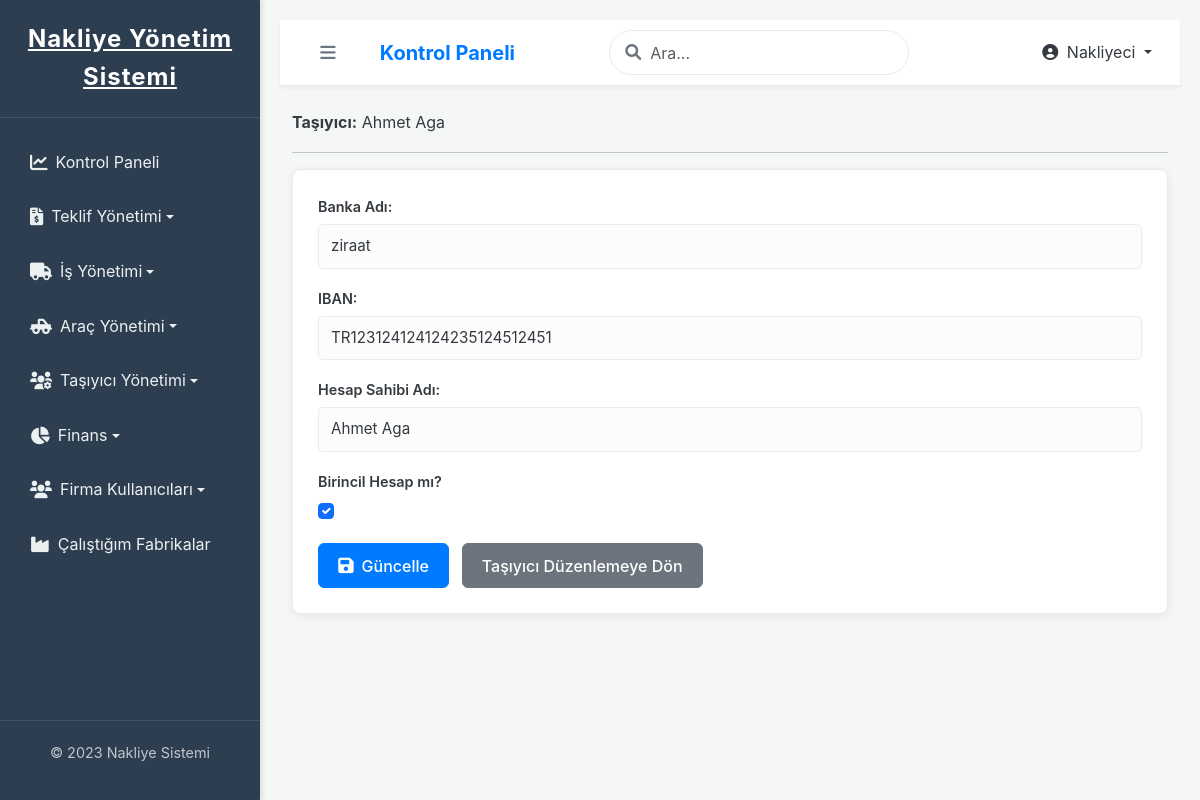
Page /nakliyeci/tasiyici/1/banka-hesabi/1/duzenle/ (signed in) on the committed database.
### ana_uygulama/models.py (models this page shows, shortened)
class CustomUser(AbstractUser):
    company = models.ForeignKey(Company, on_delete=models.SET_NULL, null=True, blank=True, verbose_name="Bağlı Olduğu Firma")
    class Meta:
        verbose_name = "Kullanıcı"
        verbose_name_plural = "Kullanıcılar"

class Carrier(models.Model):
    IDENTITY_DOCUMENT_CHOICES = [
        ('TCKN', 'T.C. Kimlik Numarası'),
        ('VERGI_NO', 'Vergi Kimlik Numarası'),
        ('PASAPORT', 'Pasaport Numarası'),
    ]
    managed_by_shipper = models.ForeignKey(
        'Company', # String olarak referans vermek sıralama sorunlarını azaltır
        on_delete=models.CASCADE, # Nakliyeci firma silinirse, yönettiği taşıyıcılar da silinir.
        limit_choices_to={'company_type': 'NAKLIYECI'}, # Sadece NAKLIYECI tipindeki şirketleri seçilebilir yap
        related_name='managed_carriers',
        verbose_name="Yöneten Nakliyeci Firma"
    )
    full_name = models.CharField(max_length=255, verbose_name="Adı Soyadı / Firma Ünvanı")
    phone = models.CharField(max_length=20, blank=True, null=True, verbose_name="Telefon Numarası")
    email = models.EmailField(blank=True, null=True, verbose_name="E-posta Adresi")
    address = models.TextField(blank=True, null=True, verbose_name="Adres")
    tax_id_number = models.CharField(max_length=20, blank=True, null=True, verbose_name="Vergi Numarası / TC Kimlik No")
    tax_plate_document = models.FileField(
        upload_to='carrier_documents/tax_plates/',
        blank=True,
        null=True,
        verbose_name="Vergi Levhası",
        validators=[FileExtensionValidator(allowed_extensions=['pdf', 'jpg', 'jpeg', 'png'])]
    )
    identity_document_type = models.CharField(
        max_length=10,
        choices=IDENTITY_DOCUMENT_CHOICES,
        default='TCKN',
        verbose_name="Kimlik Belgesi Tipi"
    )
    identity_document_number = models.CharField(max_length=50, blank=True, null=True, verbose_name="Kimlik Belgesi Numarası")
    identity_document_image = models.FileField(
        upload_to='carrier_documents/identity_documents/',
        blank=True,
        null=True,
        verbose_name="Kimlik Belgesi Görseli",
        validators=[FileExtensionValidator(allowed_extensions=['pdf', 'jpg', 'jpeg', 'png'])]
    )
    driving_license_number = models.CharField(max_length=50, blank=True, null=True, verbose_name="Ehliyet Numarası")
    license_expiry_date = models.DateField(blank=True, null=True, verbose_name="Ehliyet Geçerlilik Tarihi") # Ehliyetin son geçerlilik tarihi
    driving_license_image = models.FileField(
        upload_to='carrier_documents/driving_licenses/',
        blank=True,
        null=True,
        verbose_name="Ehliyet Görseli",
        validators=[FileExtensionValidator(allowed_extensions=['pdf', 'jpg', 'jpeg', 'png'])]
    )
    is_active = models.BooleanField(default=True, verbose_name="Aktif mi?")
    created_at = models.DateTimeField(auto_now_add=True)
    updated_at = models.DateTimeField(auto_now=True)
    class Meta:
        verbose_name = "Taşıyıcı (Araç Sahibi)"
        verbose_name_plural = "Taşıyıcılar (Araç Sahipleri)"
        ordering = ['full_name']

class BankAccount(models.Model):
    carrier = models.ForeignKey(
        Carrier,
        on_delete=models.CASCADE,
        related_name='bank_accounts',
        verbose_name="Taşıyıcı (Araç Sahibi)"
    )
    bank_name = models.CharField(max_length=100, verbose_name="Banka Adı")
    account_owner_name = models.CharField(max_length=255, verbose_name="Hesap Sahibi Adı")
    iban = models.CharField(max_length=34, unique=True, verbose_name="IBAN Numarası")
    is_primary = models.BooleanField(default=False, verbose_name="Birincil Hesap mı?") # Bir taşıyıcının birden fazla hesabı olabilir.
    created_at = models.DateTimeField(auto_now_add=True)
    updated_at = models.DateTimeField(auto_now=True)
    class Meta:
        verbose_name = "Banka Hesabı"
        verbose_name_plural = "Banka Hesapları"
        ordering = ['carrier', '-is_primary', 'bank_name']
        unique_together = [['carrier', 'iban']] # Bir taşıyıcı için IBAN tekil olmalı

### ana_uygulama/views.py (the view)
# urls.py: path('nakliyeci/tasiyici/<int:carrier_id>/banka-hesabi/<int:pk>/duzenle/', views.carrier_bank_account_edit_view, name='carrier_bank_account_edit_view'),
@login_required
def carrier_bank_account_edit_view(request, carrier_id, pk):
    if not request.user.company or request.user.company.company_type != 'NAKLIYECI':
        messages.error(request, "Yetkisiz erişim.")
        return redirect('ana_uygulama:dashboard')
    carrier = get_object_or_404(Carrier, id=carrier_id, managed_by_shipper=request.user.company)
    bank_account = get_object_or_404(BankAccount, pk=pk, carrier=carrier)
    if request.method == 'POST':
        form = BankAccountForm(request.POST, instance=bank_account, carrier_instance=carrier)
        if form.is_valid():
            form.save()
            messages.success(request, "Banka hesabı başarıyla güncellendi.")
            return redirect('ana_uygulama:carrier_detail_nakliyeci_view', pk=carrier.pk)
        else:
            messages.error(request, "Lütfen formdaki hataları düzeltin.")
    else:
        form = BankAccountForm(instance=bank_account, carrier_instance=carrier)
    context = {'form': form, 'carrier': carrier, 'bank_account': bank_account, 'page_title': "Banka Hesabını Düzenle"}
    return render(request, 'ana_uygulama/nakliyeci/bank_account_form.html', context)

### ana_uygulama/forms.py
class BankAccountForm(forms.ModelForm):
    class Meta:
        model = BankAccount
        fields = [
            'bank_name', 'iban', 'account_owner_name', 'is_primary'
        ]
        widgets = {
            'bank_name': forms.TextInput(attrs={'class': 'form-control'}),
            'iban': forms.TextInput(attrs={'class': 'form-control'}),
            'account_owner_name': forms.TextInput(attrs={'class': 'form-control'}),
            'is_primary': forms.CheckboxInput(attrs={'class': 'form-check-input'}),
        }
        labels = {
            'bank_name': 'Banka Adı',
            'iban': 'IBAN',
            'account_owner_name': 'Hesap Sahibi Adı',
            'is_primary': 'Birincil Hesap mı?',
        }
    def __init__(self, *args, **kwargs):
        carrier_instance = kwargs.pop('carrier_instance', None)
        super().__init__(*args, **kwargs)

### ana_uygulama/templates/ana_uygulama/nakliyeci/bank_account_form.html (shortened to what this page needs)
{% extends "base.html" %}
{% load static %}
{% block content %}
    <p><strong>Taşıyıcı:</strong> {{ carrier.full_name }}</p>
    <hr>
    <form method="post" novalidate>
        {{ form.as_p }}
        <div class="mt-3">
            <button type="submit" class="btn btn-primary">
                <i class="fas fa-save"></i> {% if bank_account %}Güncelle{% else %}Ekle{% endif %}
            </button>
            <a href="{% url 'ana_uygulama:carrier_update_nakliyeci_view' pk=carrier.id %}" class="btn btn-secondary ms-2">Taşıyıcı Düzenlemeye Dön</a>
        </div>
    </form>
{% endblock %}

### templates/base.html (shortened to what this page needs)
{% load static %}
<!DOCTYPE html>
<html lang="tr">
<head>
    <link href="https://cdn.jsdelivr.net/npm/bootstrap@5.3.0/dist/css/bootstrap.min.css" rel="stylesheet">
    <link rel="stylesheet" href="https://cdnjs.cloudflare.com/ajax/libs/font-awesome/6.0.0-beta3/css/all.min.css">
    <link href="https://cdn.jsdelivr.net/npm/select2@4.1.0-rc.0/dist/css/select2.min.css" rel="stylesheet" />
    <link href="https://cdn.jsdelivr.net/npm/select2-bootstrap-5-theme@1.3.0/dist/select2-bootstrap-5-theme.min.css" rel="stylesheet" />
    <link rel="stylesheet" href="{% static 'css/style.css' %}?v=1.1">
</head>
<body>
    <div class="page-container">
        <nav id="sidebar" class="sidebar">
            <div class="sidebar-header">
                <a href="{% url 'ana_uygulama:dashboard' %}" class="logo-text">Nakliye Yönetim Sistemi</a>
            </div>
            <ul class="sidebar-menu">
                <li class="menu-item">
                    <a href="{% url 'ana_uygulama:dashboard' %}" class="menu-link {% if request.resolver_match.url_name == 'dashboard' %}active{% endif %}">
                        <i class="fas fa-chart-line me-2"></i> Kontrol Paneli
                    </a>
                </li>
                {% if request.user.is_authenticated and request.user.company.company_type == 'NAKLIYECI' %}
                <li class="menu-item">
                    <a href="#quoteSubmenu" data-bs-toggle="collapse" aria-expanded="false" class="menu-link dropdown-toggle ">
                        <i class="fas fa-file-invoice-dollar me-2"></i> Teklif Yönetimi
                    </a>
                </li>
                <li class="menu-item">
                    <a href="#shipmentSubmenu" data-bs-toggle="collapse" aria-expanded="false" class="menu-link dropdown-toggle ">
                        <i class="fas fa-truck me-2"></i> İş Yönetimi
                    </a>
                </li>
                <li class="menu-item">
                    <a href="#vehicleSubmenu" data-bs-toggle="collapse" aria-expanded="false" class="menu-link dropdown-toggle ">
                        <i class="fas fa-truck-pickup me-2"></i> Araç Yönetimi
                    </a>
                </li>
                <li class="menu-item">
                    <a href="#carrierSubmenu" data-bs-toggle="collapse" aria-expanded="false" class="menu-link dropdown-toggle ">
                        <i class="fas fa-users-cog me-2"></i> Taşıyıcı Yönetimi
                    </a>
                </li>
                <li class="menu-item">
                    <a href="#financeNakliyeciSubmenu" data-bs-toggle="collapse" aria-expanded="false" class="menu-link dropdown-toggle ">
                        <i class="fas fa-chart-pie me-2"></i> Finans
                    </a>
                </li>
                <li class="menu-item">
                    <a href="#companyUserNakliyeciSubmenu" data-bs-toggle="collapse" aria-expanded="false" class="menu-link dropdown-toggle ">
                        <i class="fas fa-users me-2"></i> Firma Kullanıcıları
                    </a>
                </li>
                <li class="menu-item">
                    <a href="{% url 'ana_uygulama:company_list_for_nakliyeci_view' %}" class="menu-link ">
                        <i class="fas fa-industry me-2"></i> Çalıştığım Fabrikalar
                    </a>
                </li>
                {% endif %}
            </ul>
            <div class="sidebar-footer">
                <p>&copy; 2023 Nakliye Sistemi</p>
            </div>
        </nav>
        <div class="main-content" id="main-content">
            <nav class="navbar navbar-expand-lg">
                <button type="button" id="sidebarCollapse" class="btn btn-outline-secondary me-3">
                    <i class="fas fa-bars"></i>
                </button>
                <a class="navbar-brand me-auto" href="{% url 'ana_uygulama:dashboard' %}">Kontrol Paneli</a>
                <div class="search-box me-3">
                    <span class="search-icon"><i class="fas fa-search"></i></span>
                    <input type="text" class="form-control" id="global-search-input" placeholder="Ara...">
                </div>
                <ul class="navbar-nav ms-auto">
                    <li class="nav-item dropdown">
                        <a class="nav-link dropdown-toggle" href="#" id="navbarDropdown" role="button" data-bs-toggle="dropdown" aria-expanded="false">
                            <i class="fas fa-user-circle me-1"></i> {{ request.user.first_name|default:request.user.username }}
                        </a>
                    </li>
                </ul>
            </nav>
            <div class="container-fluid mt-4">
                {% block content %}{% endblock %}
            </div>
        </div>
    </div>
</body>
</html>

### ana_uygulama/static/css/style.css (style rules this page uses)
:root { --primary-color: #007bff; --primary-dark: #0056b3; --primary-light: #e6f2ff; --secondary-color: #6c757d; --accent-color: #e74c3c; --success-color: #28a745; --info-color: #17a2b8; --warning-color: #ffc107; --danger-color: #dc3545; --text-dark: #343a40; --text-muted: #6c757d; --card-bg: #ffffff; --border-color: #e9ecef; --shadow-light: rgba(0, 0, 0, 0.08); --shadow-medium: rgba(0, 0, 0, 0.12); --sidebar-bg: #2c3e50; --sidebar-text: #ecf0f1; --header-height: 65px; --sidebar-width: 260px; --transition-speed: 0.3s; }
body { font-family: 'Inter', sans-serif; margin: 0; background-color: #f0f2f5; color: var(--text-dark); line-height: 1.6; -webkit-font-smoothing: antialiased; -moz-osx-font-smoothing: grayscale; }
.page-container { display: flex; min-height: 100vh; }
.sidebar { width: var(--sidebar-width); background-color: var(--sidebar-bg); color: var(--sidebar-text); display: flex; flex-direction: column; position: fixed; left: 0; top: 0; bottom: 0; box-shadow: 2px 0 10px rgba(0,0,0,0.15); transition: width var(--transition-speed) ease; z-index: 1000; }
.sidebar-header { padding: 20px; text-align: center; border-bottom: 1px solid rgba(var(--sidebar-text), 0.1); }
.sidebar-header .logo-text { font-size: 1.6em; font-weight: bold; letter-spacing: 1px; }
.main-content { flex-grow: 1; padding-left: var(--sidebar-width); display: flex; flex-direction: column; transition: padding-left var(--transition-speed) ease; min-width: 0; }
form { background-color: var(--card-bg); padding: 25px; border-radius: 8px; box-shadow: 0 2px 8px rgba(0,0,0,0.07); margin-bottom: 25px; border: 1px solid var(--border-color); }
form p { margin-bottom: 18px; }
form label { display: block; margin-bottom: 6px; font-weight: 600; color: var(--text-dark); font-size: 0.9em; }
form input[type="text"], form input[type="email"], form input[type="password"], form input[type="date"], form input[type="number"], form select, form textarea { width: 100%; padding: 10px 12px; border: 1px solid var(--border-color); border-radius: 5px; box-sizing: border-box; font-size: 0.95em; color: var(--text-dark); background-color: #fcfcfc; transition: border-color var(--transition-speed) ease, box-shadow var(--transition-speed) ease; }
.btn { display: inline-flex; align-items: center; justify-content: center; padding: 10px 20px; border: 1px solid transparent; border-radius: 5px; cursor: pointer; font-size: 1em; font-weight: 500; text-decoration: none; transition: background-color var(--transition-speed) ease, border-color var(--transition-speed) ease, color var(--transition-speed) ease, box-shadow var(--transition-speed) ease; }
.btn i { margin-right: 8px; font-size: 1.1em; }
.btn-primary { background-color: var(--primary-color); border-color: var(--primary-color); color: white; }
.btn-secondary { background-color: var(--secondary-color); border-color: var(--secondary-color); color: white; }
.mt-3 { margin-top: 1rem !important; }
.mt-4 { margin-top: 1.5rem !important; }
.ms-auto { margin-left: auto !important; }
.me-auto { margin-right: auto !important; }
.ms-2 { margin-left: 0.5rem !important; }
.me-1 { margin-right: 0.25rem !important; }
.me-2 { margin-right: 0.5rem !important; }
.me-3 { margin-right: 1rem !important; }

### rows in the picture
CustomUser: user.first_name "Nakliyeci"
Carrier: full_name "Ahmet Aga"
BankAccount: bank_name "ziraat", iban "TR123124124124235124512451", account_owner_name "Ahmet Aga", is_primary "☑"
